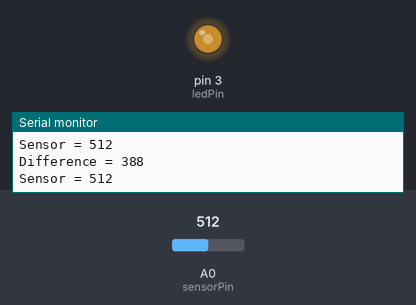
Recording of a sketch running on a simulated Arduino Uno, built with avr-gcc and run on an emulated ATmega328P. On the bench: output pins drawn as LEDs (lit = HIGH), the last lines printed to the serial monitor. The inputs (shaded band) are chosen by the test bench; at power-on: A0 (sensorPin) = 512.

Above: at 1.2 s.
1.3 s: A0 (sensorPin) set to 900
At 1.6 s:
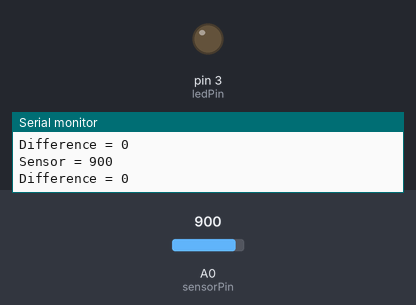
2.8 s: A0 (sensorPin) set to 1023
At 4.0 s:
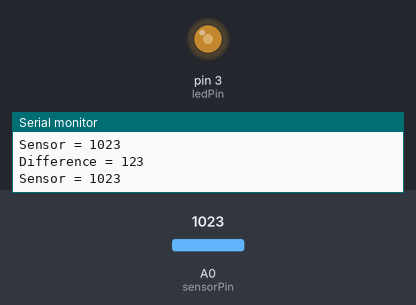
4.3 s: A0 (sensorPin) set to 890
At 5.4 s:
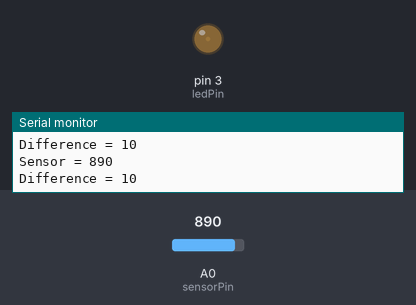
5.8 s: A0 (sensorPin) set to 0
At 7.0 s:
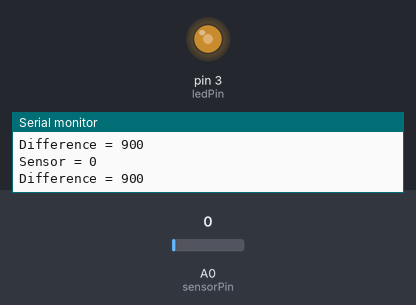
7.3 s: A0 (sensorPin) set to 910
At 8.2 s:
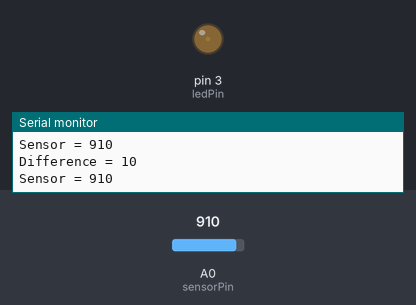
Timing chart, 0 to 9.8 s (numbered marks = the images above; inputs shaded):
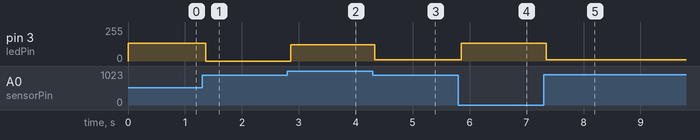

The sketch:

workshop8.ino
```cpp
#define sensorPin A0
#define ledPin 3
#define sensorMax 900

void setup() {
Serial.begin(9600);
pinMode(ledPin, OUTPUT);
pinMode(sensorPin, INPUT);

}

void loop() {

int sensorState = analogRead(sensorPin);
Serial.print("Sensor = ");
Serial.println(sensorState);
int lightLevel = abs(sensorMax - sensorState);
Serial.print("Difference = ");
Serial.println(lightLevel);
analogWrite(ledPin, abs(sensorMax - sensorState));
}
```

Measured:
- after the input at 1.3 s, pin 3 (ledPin): 132/255 → 0/255 after 0.06 s
- after the input at 2.8 s, pin 3 (ledPin): 0/255 → 123/255 after 0.06 s
- after the input at 4.3 s, pin 3 (ledPin): 123/255 → 10/255 at once
- after the input at 5.8 s, pin 3 (ledPin): 10/255 → 132/255 after 0.05 s
- after the input at 7.3 s, pin 3 (ledPin): 132/255 → 10/255 after 0.05 s
